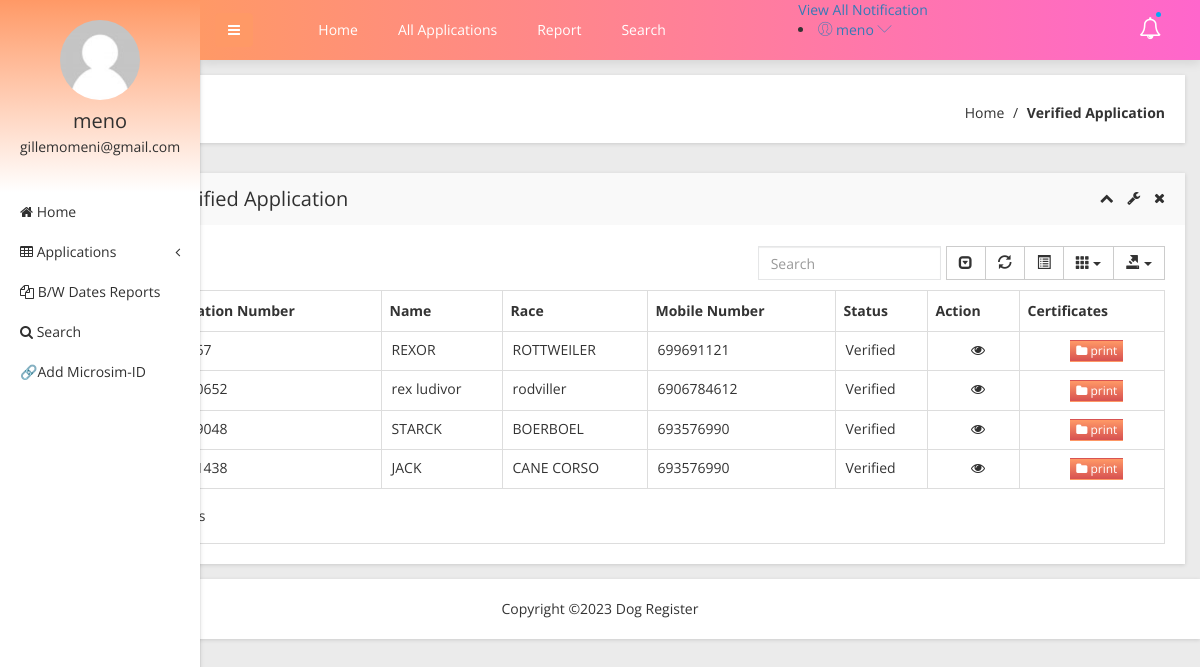
Screenshot of /admin/verified-birth-application.php (signed in) with the database file from the repository.
### tables this page shows
CREATE TABLE `tblapplication` (
  `ID` int(10) NOT NULL,
  `UserID` int(5) NOT NULL,
  `ApplicationID` varchar(200) DEFAULT NULL,
  `Dateofbirth` varchar(200) DEFAULT NULL,
  `Gender` varchar(50) DEFAULT NULL,
  `FullName` varchar(200) DEFAULT NULL,
  `Race` varchar(200) DEFAULT NULL,
  `Placeofbirth` varchar(200) DEFAULT NULL,
  `PermanentAdd` mediumtext DEFAULT NULL,
  `MicroSim` varchar(200) DEFAULT NULL,
  `MobileNumber` bigint(10) DEFAULT NULL,
  `Email` varchar(200) DEFAULT NULL,
  `GPM` varchar(200) DEFAULT NULL,
  `GPMM` varchar(200) DEFAULT NULL,
  `GPMF` varchar(200) DEFAULT NULL,
  `GPF` varchar(200) DEFAULT NULL,
  `GPFM` varchar(200) DEFAULT NULL,
  `GPFF` varchar(200) DEFAULT NULL,
  `AGPMM` varchar(200) DEFAULT NULL,
  `AGPMF` varchar(200) DEFAULT NULL,
  `AGPFM` varchar(200) DEFAULT NULL,
  `AGPFF` varchar(200) DEFAULT NULL,
  `AGPMM2` varchar(200) DEFAULT NULL,
  `AGPMF2` varchar(200) DEFAULT NULL,
  `AGPMM3` varchar(200) DEFAULT NULL,
  `AGPMF3` varchar(200) DEFAULT NULL,
  `Dateofapply` timestamp NULL DEFAULT current_timestamp(),
  `Remark` varchar(200) DEFAULT NULL,
  `Status` varchar(50) DEFAULT NULL,
  `UpdationDate` timestamp NULL DEFAULT NULL ON UPDATE current_timestamp()
);

### admin/verified-birth-application.php (the view, shortened to what this page needs)
<?php
include('includes/dbconnection.php');
if (strlen($_SESSION['obcsaid']==0)) {
  header('location:logout.php');
  } else{
  ?>
<!doctype html>
<html class="no-js" lang="en">
<head>
    <link rel="stylesheet" href="css/bootstrap.min.css">
    <link rel="stylesheet" href="css/font-awesome.min.css">
    <link rel="stylesheet" href="css/adminpro-custon-icon.css">
    <link rel="stylesheet" href="css/meanmenu.min.css">
    <link rel="stylesheet" href="css/jquery.mCustomScrollbar.min.css">
    <link rel="stylesheet" href="css/animate.css">
    <link rel="stylesheet" href="css/data-table/bootstrap-table.css">
    <link rel="stylesheet" href="css/data-table/bootstrap-editable.css">
    <link rel="stylesheet" href="css/normalize.css">
    <link rel="stylesheet" href="css/c3.min.css">
    <link rel="stylesheet" href="style.css">
    <link rel="stylesheet" href="css/responsive.css">
</head>
<body class="materialdesign">
    <div class="wrapper-pro">
      <?php include_once('includes/sidebar.php');?>
        <?php include_once('includes/header.php');?>
            <div class="breadcome-area mg-b-30 small-dn">
                <div class="container-fluid">
                    <div class="row">
                        <div class="col-lg-12">
                            <div class="breadcome-list shadow-reset">
                                <div class="row">
                                    <div class="col-lg-12">
                                        <ul class="breadcome-menu">
                                            <li><a href="dashboard.php">Home</a> <span class="bread-slash">/</span>
                                            </li>
                                            <li><span class="bread-blod">Verified Application</span>
                                            </li>
                                        </ul>
                                    </div>
                                </div>
                            </div>
                        </div>
                    </div>
                </div>
            </div>
            <div class="data-table-area mg-b-15">
                <div class="container-fluid">
                    <div class="row">
                        <div class="col-lg-12">
                            <div class="sparkline13-list shadow-reset">
                                <div class="sparkline13-hd">
                                    <div class="main-sparkline13-hd">
                                        <h1>View <span class="table-project-n">Detail of</span> Verified Application</h1>
                                        <div class="sparkline13-outline-icon">
                                            <span class="sparkline13-collapse-link"><i class="fa fa-chevron-up"></i></span>
                                            <span><i class="fa fa-wrench"></i></span>
                                            <span class="sparkline13-collapse-close"><i class="fa fa-times"></i></span>
                                        </div>
                                    </div>
                                </div>
                                <div class="sparkline13-graph">
                                    <div class="datatable-dashv1-list custom-datatable-overright">
                                        <div id="toolbar">
                                        </div>
                                        <table id="table" data-toggle="table" data-pagination="true" data-search="true" data-show-columns="true" data-show-pagination-switch="true" data-show-refresh="true" data-key-events="true" data-show-toggle="true" data-resizable="true" data-cookie="true" data-cookie-id-table="saveId" data-show-export="true" data-click-to-select="true" data-toolbar="#toolbar">
                                            <thead>
                                                <tr>
                                                    <th>Application Number</th>
                                                    <th>Name</th>
                                                    <th>Race</th>
                                                    <th >Mobile Number</th>
                                                    <th>Status</th>
                                                    <th data-field="action">Action</th>
                                                    <th data-field="certificate">Certificates</th>
                                                </tr>
                                            </thead>
                                            <tbody>
                                              <?php
$sql="SELECT * from tblapplication where Status='Verified'";
$query = $dbh -> prepare($sql);
$query->execute();
$results=$query->fetchAll(PDO::FETCH_OBJ);
$cnt=1;
if($query->rowCount() > 0)
{
foreach($results as $row)
{               ?>
                                                <tr>
                                                    <td><?php echo htmlentities($cnt);?></td>
                                                    <td><?php  echo htmlentities($row->ApplicationID);?></td>
                                                    <td><?php  echo htmlentities($row->FullName);?></td>
                                                    <td><?php  echo htmlentities($row->Race);?></td>
                                                   <td><?php  echo htmlentities($row->MobileNumber);?></td>
                                                  <?php if($row->Status==""){ ?>
                     <td><?php echo "Still Pending"; ?></td>
<?php } else { ?>                  <td><?php  echo htmlentities($row->Status);?>
                  </td>
                  <?php } ?>
                                                    <td class="datatable-ct"><a href="view-application-detail.php?viewid=<?php echo htmlentities ($row->ID);?>"><i class="fa fa-eye" aria-hidden="true"></i></a></td>
                                                    <td class="datatable-ct"><a href="certificates.php?viewid=<?php echo htmlentities ($row->ID);?>"><button class="btn btn-white btn-action btn-xs"><i class="fa fa-folder"></i> print</button></a></td>
                                                </tr>
                                             <?php $cnt=$cnt+1;}} ?>
                                            </tbody>
                                        </table>
                                    </div>
                                </div>
                            </div>
                        </div>
                    </div>
                </div>
            </div>
        </div>
  <?php include_once('includes/footer.php');?>
</body>
</html><?php }  ?>

### admin/includes/sidebar.php (shortened to what this page needs)
     <?php
include('includes/dbconnection.php');
if (strlen($_SESSION['obcsaid']==0)) {
  header('location:logout.php');
  } else{
  ?>
  <div class="left-sidebar-pro">
            <nav id="sidebar">
                <div class="sidebar-header">
                    <a href="#"><img src="img/message/avatar.jpg" alt="" />
                    </a>
                    <?php
$aid=$_SESSION['obcsaid'];
$sql="SELECT AdminName,Email from  tbladmin where ID=:aid";
$query = $dbh -> prepare($sql);
$query->bindParam(':aid',$aid,PDO::PARAM_STR);
$query->execute();
$results=$query->fetchAll(PDO::FETCH_OBJ);
$cnt=1;
if($query->rowCount() > 0)
{
foreach($results as $row)
{               ?>
                    <h3> <?php  echo $row->AdminName;?></h3>
                    <p> <?php  echo $row->Email;?></p>
                  <?php $cnt=$cnt+1;}} ?>
                </div>
                <div class="left-custom-menu-adp-wrap">
                    <ul class="nav navbar-nav left-sidebar-menu-pro">
                        <li class="nav-item">
                            <a href="dashboard.php" role="button" aria-expanded="false"><i class="fa big-icon fa-home"></i> <span class="mini-dn">Home</span> </a>
                        </li>
                        <li class="nav-item"><a href="#" data-toggle="dropdown" role="button" aria-expanded="false" class="nav-link dropdown-toggle"><i class="fa big-icon fa-table"></i> <span class="mini-dn">Applications</span> <span class="indicator-right-menu mini-dn"><i class="fa indicator-mn fa-angle-left"></i></span></a>
                        </li>
                        <li class="nav-item">
                            <a href="between-dates-report.php" role="button" aria-expanded="false"><i class="fa big-icon fa-files-o"></i> <span class="mini-dn">B/W Dates Reports</span> </a>
                        </li>
                        <li class="nav-item">
                            <a href="search.php" role="button" aria-expanded="false"><i class="fa fa-search"></i> <span class="mini-dn">Search</span> </a>
                        </li>
                        <li class="nav-item">
                            <a href="add-microsim-id.php" role="button" aria-expanded="false">🔗<span class="mini-dn">Add Microsim-ID</span> </a>
                        </li>
                    </ul>
                </div>
            </nav>
        </div>
        <?php }  ?>

### admin/includes/header.php (shortened to what this page needs)
      <?php
include('includes/dbconnection.php');
if (strlen($_SESSION['obcsaid']==0)) {
  header('location:logout.php');
  } else{
  ?>
 <div class="content-inner-all">
            <div class="header-top-area">
                <div class="fixed-header-top">
                    <div class="container-fluid">
                        <div class="row">
                            <div class="col-lg-1 col-md-6 col-sm-6 col-xs-12">
                                <button type="button" id="sidebarCollapse" class="btn bar-button-pro header-drl-controller-btn btn-info navbar-btn">
                                    <i class="fa fa-bars"></i>
                                </button>
                            </div>
                            <div class="col-lg-6 col-md-1 col-sm-1 col-xs-12">
                                <div class="header-top-menu tabl-d-n">
                                    <ul class="nav navbar-nav mai-top-nav">
                                        <li class="nav-item"><a href="dashboard.php" class="nav-link">Home</a>
                                        </li>
                                        <li class="nav-item"><a href="all-birth-application.php" class="nav-link">All Applications</a>
                                        </li>
                                        <li class="nav-item"><a href="between-dates-report.php" class="nav-link">Report</a>
                                        </li>
                                        <li class="nav-item"><a href="search.php" class="nav-link">Search</a>
                                        </li>
                                    </ul>
                                </div>
                            </div>
                            <div class="col-lg-5 col-md-5 col-sm-6 col-xs-12">
                                <div class="header-right-info">
                                    <ul class="nav navbar-nav mai-top-nav header-right-menu">
                                        <li class="nav-item"><a href="new-birth-application.php" data-toggle="dropdown" role="button" aria-expanded="false" class="nav-link dropdown-toggle"><i class="fa fa-bell-o" aria-hidden="true"></i><span class="indicator-nt"></span></a>
                                                    </li>
                                                </ul>
                                                <div class="notification-view">
                                                    <a href="all-birth-application.php">View All Notification</a>
                                                </div>
                                            </div>
                                        <li class="nav-item">
                                            <a href="#" data-toggle="dropdown" role="button" aria-expanded="false" class="nav-link dropdown-toggle">
                                                <?php
$aid=$_SESSION['obcsaid'];
$sql="SELECT AdminName,Email from  tbladmin where ID=:aid";
$query = $dbh -> prepare($sql);
$query->bindParam(':aid',$aid,PDO::PARAM_STR);
$query->execute();
$results=$query->fetchAll(PDO::FETCH_OBJ);
$cnt=1;
if($query->rowCount() > 0)
{
foreach($results as $row)
{               ?>
                                                <span class="adminpro-icon adminpro-user-rounded header-riht-inf"></span>
                                                <span class="admin-name"><?php  echo $row->AdminName;?></span>
                                                <span class="author-project-icon adminpro-icon adminpro-down-arrow"></span><?php $cnt=$cnt+1;}} ?>
                                            </a>
                                        </li>
                                </div>
                            </div>
                        </div>
                    </div>
                </div>
            </div><?php }  ?>

### rows the page displays
tblapplication: FullName "REXOR", Race "ROTTWEILER", MobileNumber "699691121", Status "Verified"
tblapplication: FullName "rex ludivor", Race "rodviller", MobileNumber "6906784612", Status "Verified"
tblapplication: FullName "STARCK", Race "BOERBOEL", MobileNumber "693576990", Status "Verified"
tblapplication: FullName "JACK", Race "CANE CORSO", MobileNumber "693576990", Status "Verified"

### other values shown
$row->AdminName "meno"
$row->Email "gillemomeni@gmail.com"
